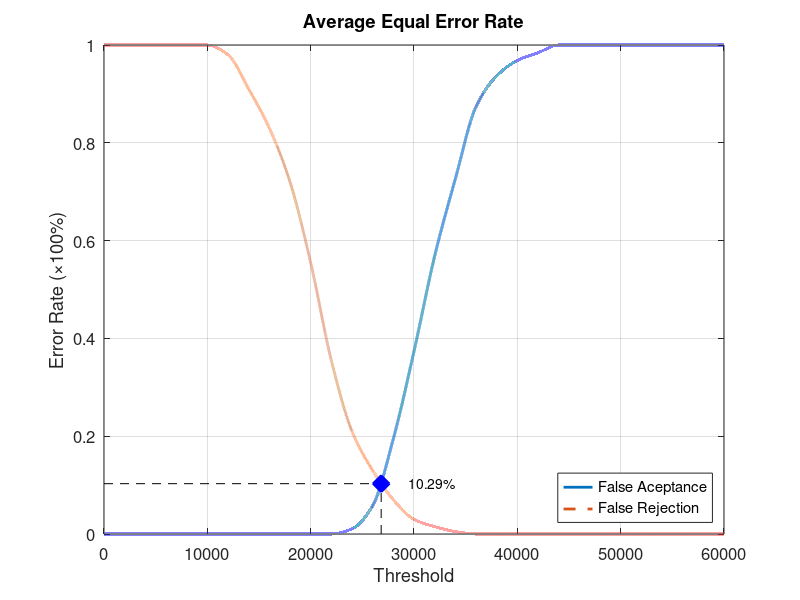
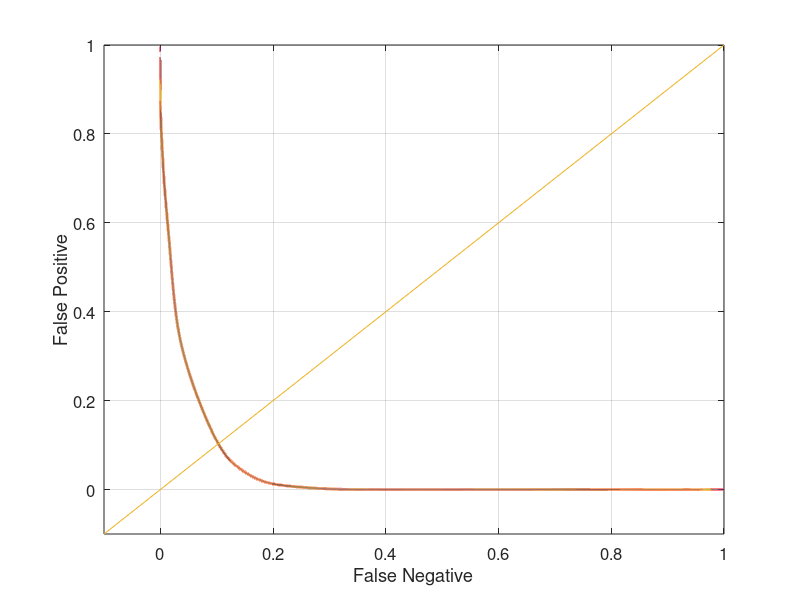

MATLAB code for these plots, in order:
function yEER = Database3_4
close all;
clear;
clc;
x = 0:2000:60000;
xq = 0:0.5:60000;

y0 = [0 0 0 0 0 0 0 0 0 0 0 0 0.0105263 0.0578947 0.194737 0.373684 0.568421 0.726316 0.873684 0.936842 0.968421 0.984211 1 1 1 1 1 1 1 1 1];
yy0 = interp1(x, y0, xq, 'pchip');
y1 = [1 1 1 1 1 1 0.98 0.91 0.83 0.72 0.555 0.355 0.21 0.13 0.07 0.03 0.015 0.005 0 0 0 0 0 0 0 0 0 0 0 0 0];
yy1 = interp1(x, y1, xq, 'pchip');

% Calculating EER: 
y2 = abs(y0 - y1);
find(y2 == min(y2))
yy2 = abs(yy0 - yy1);
xEER = find(yy2 == min(yy2));
xEERIndex = xq(xEER) % X-axis EER
yEER = yy0(xEER) % Y-axis EER

main = figure
plot(xq, yy0,'-','LineWidth', 2);	hold on
plot(xq, yy1,'--','LineWidth', 2);	hold on
plot([xEERIndex xEERIndex], [0 yEER], 'k--');	hold on
plot([0 xEERIndex], [yEER yEER], 'k--');	hold on
plot(xEERIndex, yEER, 'bx', 'LineWidth', 10);	hold on
text(xEERIndex + 10 * xEERIndex / 100, yEER, [num2str(round((10000 * yEER)) / 100) '%'])
legend('False Aceptance', 'False Rejection', 'Location', 'SouthEast')
xlabel('Threshold')
ylabel('Error Rate (\times100%)')
title('Average Equal Error Rate')
set(gca, 'FontSize', 12)
axis([0 60000 0 1])
grid on

print(main, 'Database3_4Main', '-dpng');
FNRxFPR = figure('Color', [1 1 1]);
plot(yy1, yy0, '-', yy1, yy0, 'LineWidth', 2);
hold on
y = -0.1:0.1:1
plot(y, y); 
set(gca, 'FontSize', 12)
xlabel('False Negative')
ylabel('False Positive')
axis([-0.1 1 -0.1 1])
set(gca, 'FontSize', 12)
grid on

print(FNRxFPR, 'Database3_4FNRxFPR','-dpng');
end
